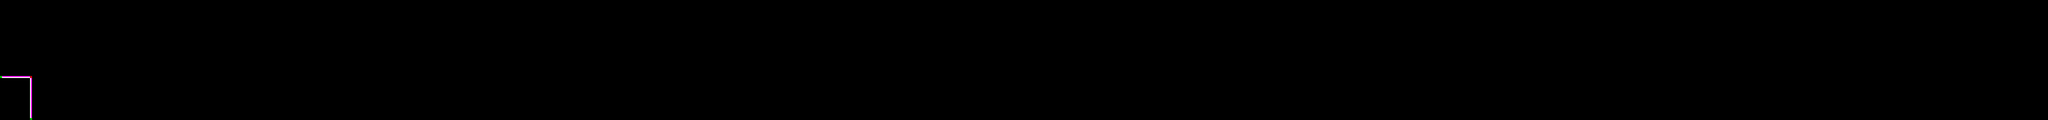

A level layout from a 2D game, rendered from its tile map. Below: a short description, then the map file with tile-grid data replaced by summaries:
An orthogonal 1024x60 tile map with 8x8 px tiles, 3 tile layers (col, Tile Layer 2, Tile Layer 3).

<map version="1.0" orientation="orthogonal" width="1024" height="60" tilewidth="8" tileheight="8">
 <properties>
  <property name="tileset" value="bogus.png" />
 </properties>
 <tileset firstgid="1" name="tilesheet" tilewidth="8" tileheight="8">
  <image source="../tilesheet.png" width="128" height="128" />
 </tileset>
 <layer name="col" width="1024" height="60">
  <data>[61440 cells, 61440 non-empty, 4 distinct tile ids]</data>
 </layer>
 <layer name="Tile Layer 2" width="1024" height="60">
  <data>[61440 cells, 2 non-empty, 2 distinct tile ids]</data>
 </layer>
 <layer name="Tile Layer 3" width="1024" height="60">
  <data>[61440 cells, 2 non-empty, 2 distinct tile ids]</data>
 </layer>
</map>
